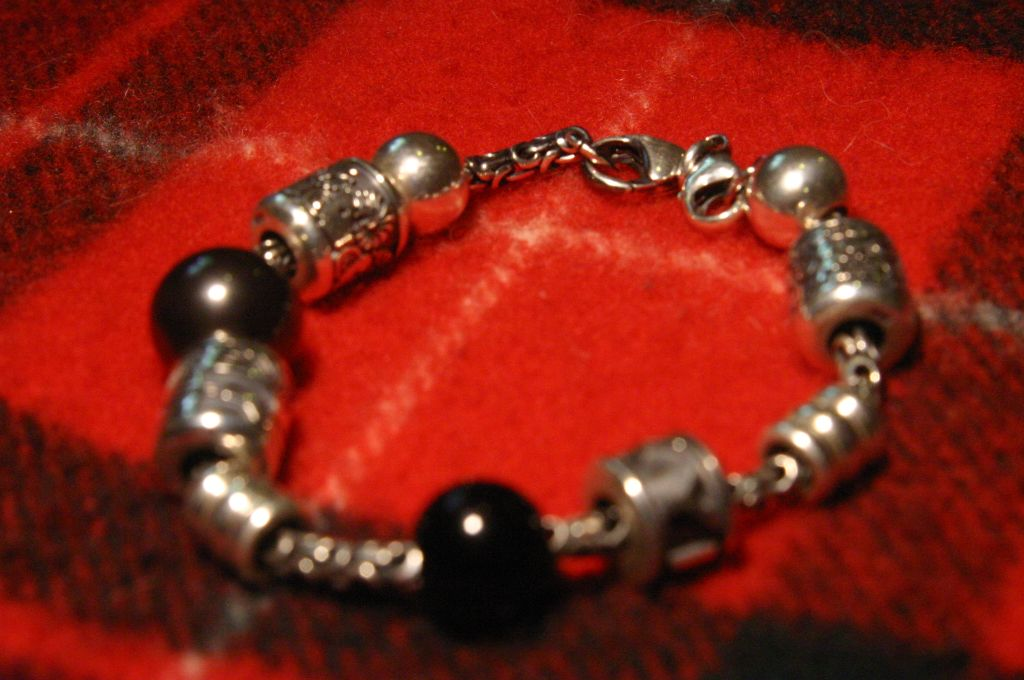
#> input picture input/IMG_3501.jpg, 1024 x 680 px
$ python main.py input   (older library calls are emulated)
#> lines starting #> are read from the running program, lines starting #| are printed output that depends on the picture
# CS6475 Final Project - Spring 2016
# Chris Gearhart
#---------------------------------------
# Modified by Hian-Kun Tenn [2022-04-11]

import argparse
import logging
import os

from glob import glob
from collections import OrderedDict

import cv2
import numpy as np

#from gco_python.pygco import cut_simple
from pygco import cut_simple
from skimage.morphology import disk
from scipy import optimize


LEVELS = [logging.CRITICAL, logging.ERROR, logging.WARNING,
          logging.INFO, logging.DEBUG, logging.NOTSET]
LEVEL_NAMES = ["CRITICAL", "ERROR", "WARNING", "INFO", "DEBUG", "ALL"]

FORMAT = '%(levelname)s: %(message)s'
logging.basicConfig(format=FORMAT)
log = logging.getLogger()


def save_images(stack, prefix, ext=".png", norm=False, dest=os.getcwd()):

    if not os.path.exists(dest):
        os.makedirs(dest)

    if norm:
        stack = [norm_limits(s, hi=255).astype(np.uint8) for s in stack]

    log.debug("Saving files: {}".format(dest))

    for idx, img in enumerate(stack):
        cv2.imwrite(os.path.join(dest, prefix + '{}.png'.format(idx)), img)


def norm_limits(img, lo=0, hi=1):
    _img = img.astype(np.float32)
    i_min, i_max = np.min(_img), np.max(_img)
    return ((_img - i_min) / (i_max - i_min) * (hi - lo)) + lo


def read_images(filepattern):
    log.info("Reading images from {}".format(filepattern))
    log.debug("files: " + ', '.join(glob(filepattern)))

    try:
        images = map(cv2.imread, glob(filepattern))
    except Exception as e:
        log.error('Fatal error: image files failed to load.')
        log.error(e)
        exit()

    return images


def align(image_stack):
    """
    Align the image stack with rigid affine transforms between frames
    """

    log.info("Aligning images with rigid transform.")

    # calculate the image corners to auto-crop frames;
    # only using the northwest and southeast corners can lead to
    # errors if the other two corners form a smaller bounding box
    (r, c) = image_stack[0].shape[:2]
    #corners = np.array([[0., c], [0., r], [1., 1.]], dtype=np.float)
    corners = np.array([[0., c], [0., r], [1., 1.]], dtype=float)
    nw_corner, se_corner = corners[:, 0], corners[:, 1]

    transform = np.eye(3)
    _stack = [image_stack[0]]

    # iterate over each pair of images and compute the cumulative
    # rigid transform to project the current frame onto the first
    # image frame
    for anchor, img in zip(image_stack[:-1], image_stack[1:]):

        # note: the estimateRigidTransform() function has been deprecated.
        #new_t = cv2.estimateRigidTransform(img, anchor, fullAffine=False)
        # note: Assuming all the images are perfectly aligned and bypass the affine transforms.
        #      It seems that estimateAffinePartial2D() need point sets not images,
        #      and I don't have time to calculate them...
        ##new_t, _ = cv2.estimateAffinePartial2D(img, anchor) # this won't work
        ##transform[:2, :2] = new_t[:2, :2].dot(transform[:2, :2])
        ##transform[:2, 2] = new_t[:, 2] + transform[:2, 2]
        new_im = cv2.warpAffine(img, transform[:2, :], (c, r))
        _stack.append(new_im)

        bounds = transform.dot(corners)
        nw_corner = np.max([nw_corner, bounds[:, 0]], axis=0)
        se_corner = np.min([se_corner, bounds[:, 1]], axis=0)

        log.debug("Transformation matrix:\n" + str(transform))

    # note: convert to int
    lx, ly = map(int, nw_corner[:2])
    rx, ry = map(int, se_corner[:2])

    _stack = [img[ly:ry, lx:rx] for img in _stack]

    return _stack, _stack[0].shape


def all_in_focus(images, unary_scale, pair_scale):
    """
    Use graph cut optimization to generate an all-in-focus image
    from an aligned focal stack
    """
    log.info("Generating all-in-focus image.")
    log.debug("Unary scaling factor: {}".format(unary_scale))
    log.debug("Pairwise scaling factor: {}".format(pair_scale))

    n = len(images)

    unary = []
    for idx, img in enumerate(images):
        _img = img.astype(np.float32) / 255.
        grad = np.exp(-(cv2.Sobel(_img, cv2.CV_32F, 1, 1)**2))
        unary.append(cv2.GaussianBlur(grad, (9, 9), 0) * unary_scale)

    unary = norm_limits(np.stack(unary, axis=-1)) * unary_scale

    ii, jj = np.meshgrid(range(n), range(n))
    pairwise = np.abs(ii - jj) * pair_scale

    graph_img = cut_simple(unary.astype(np.int32),
                           pairwise.astype(np.int32),
                           n_iter=20)

    aif_img = np.sum([np.where(i == graph_img, images[i], 0)
                     for i in range(n)], axis=0, dtype=np.float64)

    return graph_img, aif_img


# [93 lines left out: functions generate_blur_stack, estimate_focal_depths, graph_interpolate, not called in this run]


def main(images, dest):
    """
    """
    # align and crop the images to account for minute magnification
    bw_images, imshape = align([cv2.cvtColor(x, cv2.COLOR_BGR2GRAY)
                                for x in images])
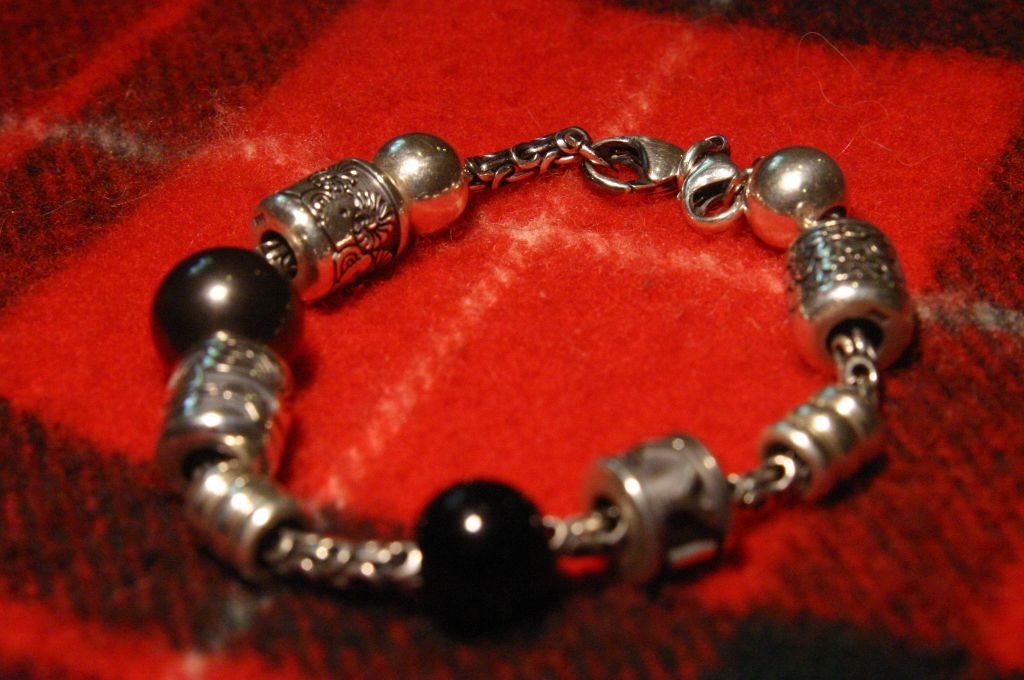
#> input picture input/IMG_3502.jpg, 1024 x 680 px
#> the loop in align, `for anchor, img in zip(image_stack[:-1], image_stack[1:]):  # note: th..` made 1 pass
#> (bounds, nw_corner, se_corner) on pass 1: ([[0, 1024], [0, 680], [1, 1]], [0, 0, 1], [1024, 680, 1])
#> pass 1, in align, `new_im = cv2.warpAffine(img, transform[:2, :], (c, r))`:
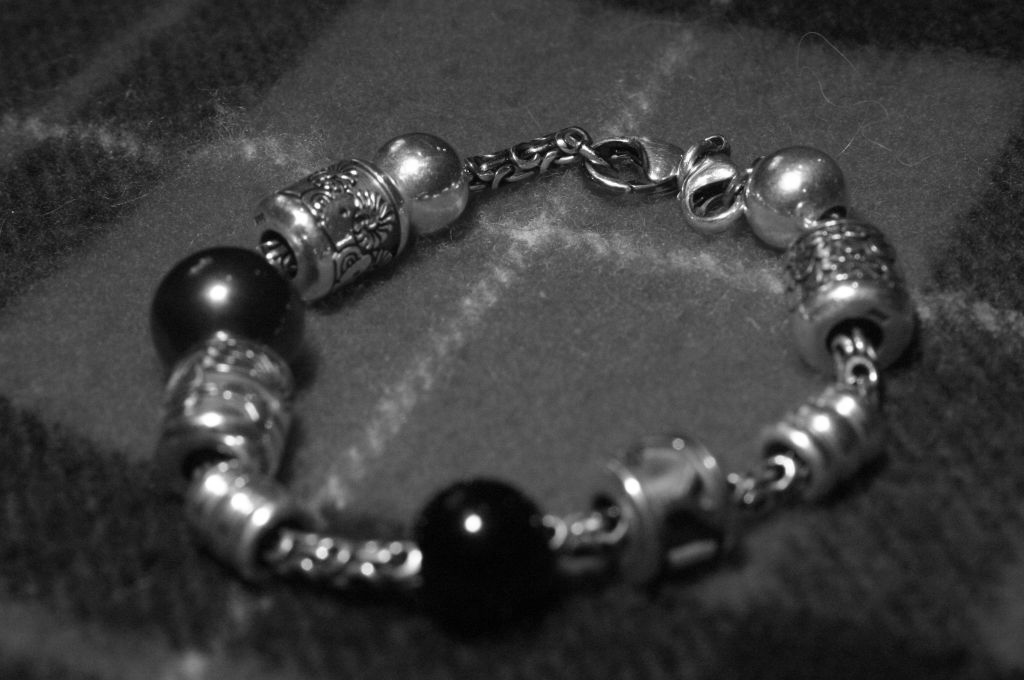
#> new_im: shape (680, 1024); min 0, max 255, mean 60.9
#> in align, `lx, ly = map(int, nw_corner[:2])`: lx = 0
#> in align, `rx, ry = map(int, se_corner[:2])`: rx = 1024; ry = 680
#> bw_images = 2 items; imshape = (680, 1024)
    n = len(bw_images)
#> n = 2
    imshape = bw_images[0].shape

    save_images(bw_images, "aligned", dest=os.path.join(dest, "aligned"))
#> the loop in save_images, `for idx, img in enumerate(stack):` made 2 passes
#> pass 1, in save_images, `cv2.imwrite(os.path.join(dest, prefix + '{}.png'.format(idx)), img)`:
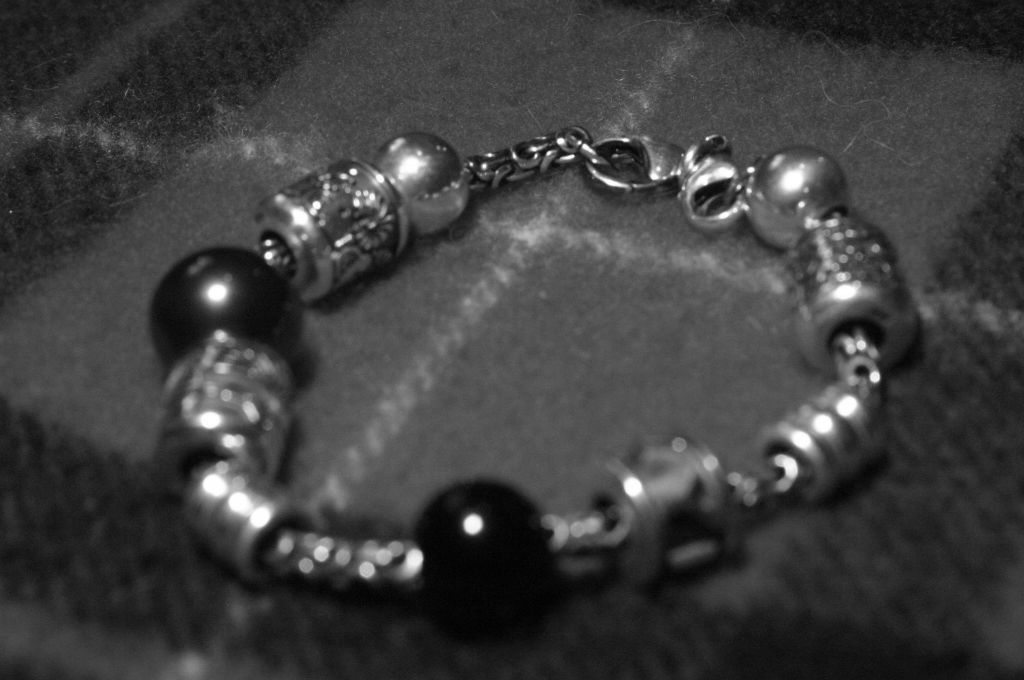
#> saved as aligned0.png: shape (680, 1024); min 0, max 255, mean 61.8

    # unary scaling factor to convert from float32 -> int32
    # pair scaling factor performs conversion and discounts mismatches
    unary_scale = 2**22
    pair_scale = 2**12
    graph_img, aif_img = all_in_focus(bw_images, unary_scale, pair_scale)
#> the loop in all_in_focus, `for idx, img in enumerate(images):` made 2 passes
#> pass 2, in all_in_focus, `grad = np.exp(-(cv2.Sobel(_img, cv2.CV_32F, 1, 1)**2))`:
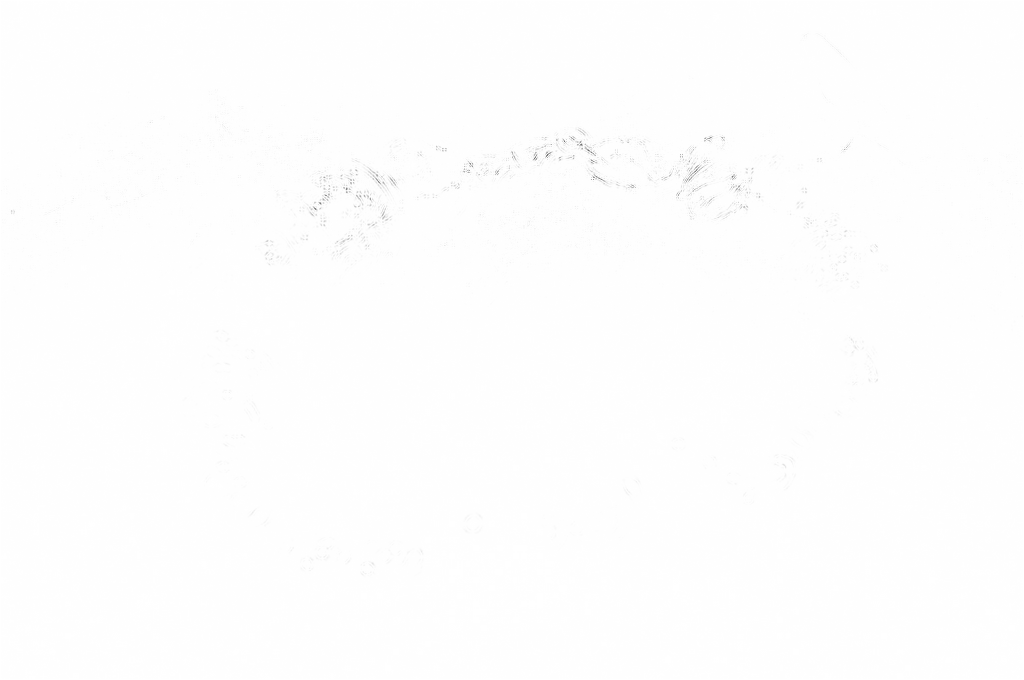
#> grad: shape (680, 1024) float32; min 0.4, max 1, mean 0.999
#> after the loop in all_in_focus, `for idx, img in enumerate(images):`: unary = 2 items
#> in norm_limits, `i_min, i_max = np.min(_img), np.max(_img)`: i_min = 3393657; i_max = 4194303.8
    save_images([aif_img], "aifimg", dest=os.path.join(dest, "aifimg"))

    # num_steps specified in paper
    blur_stack = generate_blur_stack(aif_img, num_steps=23, size=.25)
    save_images(blur_stack, "blur", norm=True, dest=os.path.join(dest, "blur"))

    # initialize parameters for the solver
    A, F = 5, 18  # Aperture diameter and focal length (in mm)
    fi = (np.arange(n)*40 + 500).astype(np.float64)  # arbitrary values
    s = np.zeros(imshape, dtype=np.float64)
    for idx, f in enumerate(fi):
        s[graph_img == idx] = f

    sol, BC, C = estimate_focal_depths(bw_images, blur_stack, s, fi, A=A, F=F)

    # unary scaling factor to convert from float64 -> int32
    # pair scaling factor performs conversion and discounts mismatches
    unary_scale = 2**23
    pair_scale = 2**16
    color_depth = 128  # arbitrary color depth for the depth map
    A, F, fi = sol[0], sol[1], sol[2:]
    s2 = norm_limits(graph_interpolate(fi, BC, unary_scale, pair_scale,
                     steps=color_depth, A=A, F=F), lo=np.min(fi),
                     hi=np.max(fi))

    save_images([s, s2], "depthmap", norm=True,
                dest=os.path.join(dest, "graph"))


if __name__ == "__main__":

    parser = argparse.ArgumentParser(description="Depth from focus pipeline.")
    parser.add_argument('source',
                        default=os.getcwd(),
                        help="Directory containing input images")
    parser.add_argument('dest',
                        nargs='?',
                        default="output",
                        help="Directory to write output images")
    parser.add_argument('-e', '--ext',
                        default='*[jgptJGPT][pinPIN][gfGF]*',
                        help='Image filename extension pattern [see fnmatch]')
    parser.add_argument("-v", "--verbose",
                        type=int,
                        default=3,
                        choices=[0, 1, 2, 3, 4, 5],
                        help='Logging level [0 - CRITICAL, 3 - INFO, 5 - ALL]')
    args = parser.parse_args()
    log.setLevel(LEVELS[args.verbose])
    log.info("Set logging level: {}".format(LEVEL_NAMES[args.verbose]))

    filepattern = os.path.join(args.source, args.ext)
    images = read_images(filepattern)

    project = os.path.split(args.source)[-1]
    abs_path = os.path.join(os.path.abspath(args.dest), project)
    if not os.path.exists(abs_path):
        os.makedirs(abs_path)

    main(images, abs_path)
#> (the call stopped at in all_in_focus, `graph_img = cut_simple(unary.astype(np.int32), pairwise.astype(np.int3..`: pygco is not available in this run)
